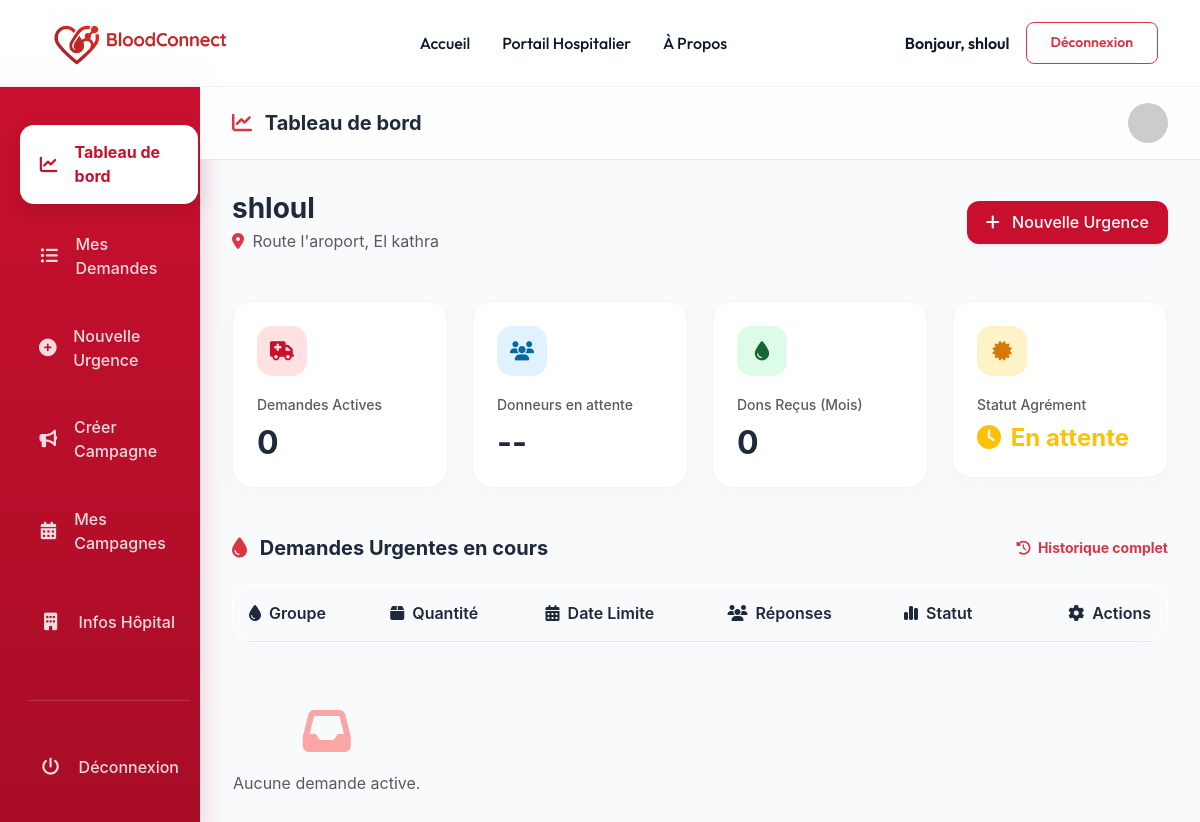
Page /comptes/dashboard_hopital/ (signed in) on the earlier database version.
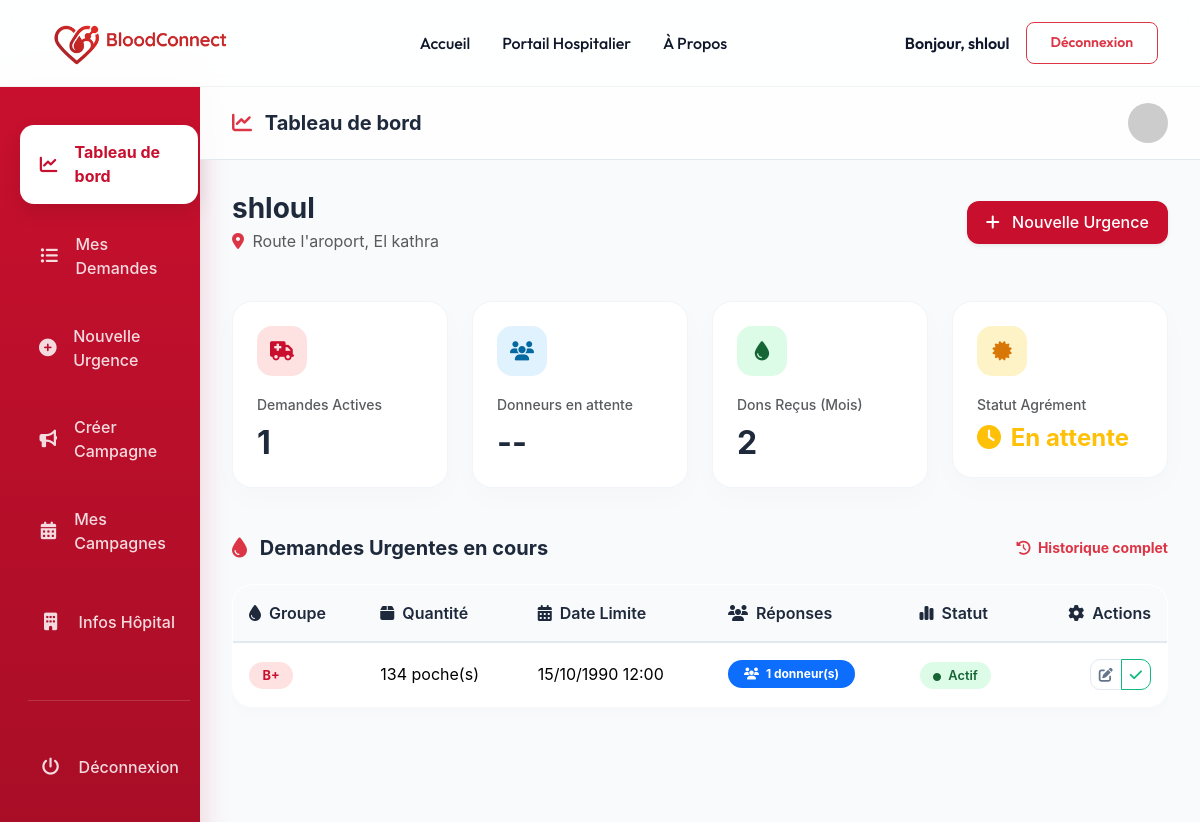
Same page on the later database version.
### comptes/models.py (models this page shows, shortened)
class Hopital(models.Model):
    user = models.OneToOneField(User, on_delete=models.CASCADE)
    nom = models.CharField(max_length=200)
    adresse = models.CharField(max_length=300)
    ville = models.CharField(max_length=100)
    agrement = models.CharField(max_length=50, unique=True)
    valide = models.BooleanField(default=False)

### demandes/models.py (models this page shows, shortened)
class DemandeUrgente(models.Model):
    hopital = models.ForeignKey('comptes.Hopital', on_delete=models.CASCADE, related_name='demandes')
    groupe_sanguin = models.CharField(max_length=3, choices=GROUPE_SANGUIN_CHOICES)
    quantite = models.PositiveIntegerField()
    delai = models.DateTimeField()
    statut = models.CharField(max_length=20, choices=STATUT_DEMANDE_CHOICES, default='active')
    description = models.TextField(blank=True)

### comptes/views.py (the view)
# urls.py: path("dashboard_hopital/", views.dashboard_hopital, name="dashboard_hopital"),
@login_required
@hospital_required
def dashboard_hopital(request):
    if not hasattr(request.user, 'hopital'):
        messages.error(request, "Accès refusé : Ce compte n'est pas configuré comme un hôpital.")
        return redirect('accueil')
    hopital = request.user.hopital
    demandes_actives = hopital.demandes.filter(statut='active')
    return render(request, "demandes/dashboard_hopital.html", {
        "hopital": hopital,
        "demandes_actives": demandes_actives
    })

### demandes/templates/demandes/dashboard_hopital.html (shortened to what the changed rows need)
{% load static %}
<!DOCTYPE html>
<html lang="fr">
<head>
    <link href="https://cdn.jsdelivr.net/npm/bootstrap@5.3.2/dist/css/bootstrap.min.css" rel="stylesheet">
    <link rel="stylesheet" href="https://cdnjs.cloudflare.com/ajax/libs/font-awesome/6.4.2/css/all.min.css">
</head>
<body>
    <div class="container-fluid">
        <div class="row">
            <div class="col-lg-10 p-0">
                <div class="dashboard-content">
                    <div class="d-flex justify-content-between align-items-center mb-5">
                        <div>
                            <h3 class="fw-bold m-0">{{ hopital.nom }}</h3>
                            <p class="text-muted m-0 mt-1">
                                <i class="fas fa-map-marker-alt text-danger me-1"></i> {{ hopital.adresse }}, {{ hopital.ville }}
                            </p>
                        </div>
                    </div>
                    <div class="row g-4 mb-5">
                        <div class="col-md-3">
                            <div class="stat-card">
                                <div class="stat-icon" style="background: #FEE2E2; color: #C8102E;">
                                    <i class="fas fa-ambulance"></i>
                                </div>
                                <span class="text-muted small fw-medium">Demandes Actives</span>
                                <h2 class="fw-bold mt-2 mb-0">{{ demandes_actives.count }}</h2>
                            </div>
                        </div>
                        <div class="col-md-3">
                            <div class="stat-card">
                                <h2 class="fw-bold mt-2 mb-0">--</h2>
                            </div>
                        </div>
                        <div class="col-md-3">
                            <div class="stat-card">
                                <div class="stat-icon" style="background: #DCFCE7; color: #166534;">
                                    <i class="fas fa-tint"></i>
                                </div>
                                <span class="text-muted small fw-medium">Dons Reçus (Mois)</span>
                                <h2 class="fw-bold mt-2 mb-0">{{ hopital.dons_recus.count }}</h2>
                            </div>
                        </div>
                        <div class="col-md-3">
                            <div class="stat-card">
                                <h2 class="fw-bold mt-2 mb-0 fs-4">
                                    {% if hopital.valide %}
                                        <span class="text-success"><i class="fas fa-check-circle me-1"></i> Valide</span>
                                    {% else %}
                                        <span class="text-warning"><i class="fas fa-clock me-1"></i> En attente</span>
                                    {% endif %}
                                </h2>
                            </div>
                        </div>
                    </div>
                    <div class="row">
                        <div class="col-lg-12">
                            <div class="table-responsive">
                                <table class="table table-custom">
                                    <thead>
                                        <tr>
                                            <th><i class="fas fa-tint me-2"></i>Groupe</th>
                                            <th><i class="fas fa-box me-2"></i>Quantité</th>
                                            <th><i class="fas fa-calendar-alt me-2"></i>Date Limite</th>
                                            <th><i class="fas fa-users me-2"></i>Réponses</th>
                                            <th><i class="fas fa-chart-simple me-2"></i>Statut</th>
                                            <th class="text-end"><i class="fas fa-cog me-2"></i>Actions</th>
                                        </tr>
                                    </thead>
                                    <tbody>
                                        {% for de in demandes_actives %}
                                        <tr>
                                            <td><span class="badge-blood">{{ de.groupe_sanguin }}</span></td>
                                            <td>{{ de.quantite }} poche(s)</td>
                                            <td>{{ de.delai|date:"d/m/Y H:i" }}</td>
                                            <td>
                                                <a href="{% url 'voir_reponses' de.pk %}" class="badge bg-primary text-decoration-none px-3 py-2 rounded-pill">
                                                    <i class="fas fa-users me-1"></i> {{ de.reponses.count }} donneur(s)
                                                </a>
                                            </td>
                                            <td><span class="badge-active"><i class="fas fa-circle me-1" style="font-size: 0.5rem;"></i> Actif</span></td>
                                            <td class="text-end">
                                                <div class="btn-group">
                                                    <a href="{% url 'modifier_demande' de.pk %}" class="btn btn-sm btn-outline-secondary" title="Modifier">
                                                        <i class="fas fa-edit"></i>
                                                    </a>
                                                    <a href="{% url 'cloturer_demande' de.pk %}" class="btn btn-sm btn-outline-success" title="Clôturer">
                                                        <i class="fas fa-check"></i>
                                                    </a>
                                                </div>
                                            </td>
                                        </tr>
                                        {% empty %}
                                        <table>
                                            <td colspan="6" class="text-center py-5 text-muted">
                                                <i class="fas fa-inbox fa-3x mb-3 d-block" style="color: var(--accent);"></i>
                                                Aucune demande active.
                                             </td>
                                        {% endfor %}
                                    </tbody>
                                </table>
                            </div>
                        </div>
                    </div>
                </div>
            </div>
        </div>
    </div>
</body>
</html>

Differences in the rows shown:
computed for Hopital "shloul": dons_recus.count "0" → "2"
added DemandeUrgente: groupe_sanguin "B+", quantite "134", delai "15/10/1990 12:00", reponses.count "1"
Other differences:
{{ demandes_actives.count }}: "0" → "1"
text no longer shown: "Aucune demande active."
